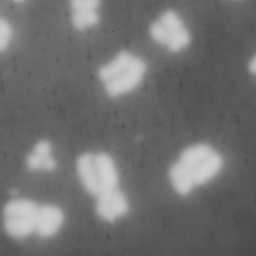
%> input picture chro.bmp, 256 x 256 px
$ octave HistogramThresholding.m   (GNU Octave 9; MATLAB toolbox functions it lacks are replaced by stand-ins)
%> lines starting %> are read from the running program, lines starting %| are printed output that depends on the picture; in (x1, y1, x2, y2) boxes, pixels count from 0 and x2, y2 are one past the last pixel; in counts of white or black regions, pixels touching at a corner belong together; the program's own positions count from 1
%% Bipul Mohanto
% Color in Informatics and MEdia Technology
% contact: bipul.mohanto@yahoo.com
% LinkedIn: https://www.linkedin.com/in/mohantobipul

%% histogram

clear all
close all
clc

I=imread('chro.bmp');
%> I is the input picture: size 256x256 uint8; min 71, max 210, mean 112.9
imshow(I);

% histogram
figure, imhist(I);
figure, imhist(I,64);

% moments
mean2(I)
%> ans = 112.9
std2(I)
%> ans = 28.4
median(I(:))
%> ans = 100

%Influence of some functions
J=imrotate(I,90);
figure, imhist(J);
clear J;
K=imcomplement(I);
figure, imhist(K);
clear K;

% cumulative histogram
HC=cumsum(imhist(I));
%> HC = 256 values from 0 to 65536
max(find(HC<(size(I,1)*size(I,2))/2))
%> ans = 100

% histogram stretching
minI=min(I(:));
%> minI = 71
maxI=max(I(:));
%> maxI = 210

a=double(255)/double(maxI-minI);
%> a = 1.83
b=-a*double(minI);
%> b = -130.3
lut=uint8(a*(0:255)+b)
%> lut = 256 values from 0 to 255
J=lut(I+1);
figure, imshow(J);

J1=imadjust(I);
figure, imshow(J1);
J2=imadjust(I,[double(minI)/255; double(maxI)/255],[0 1]);
figure, imshow(J2);

%% equalization
clear all;
close all;
clc;

J=imread('elaineDark.jpg');
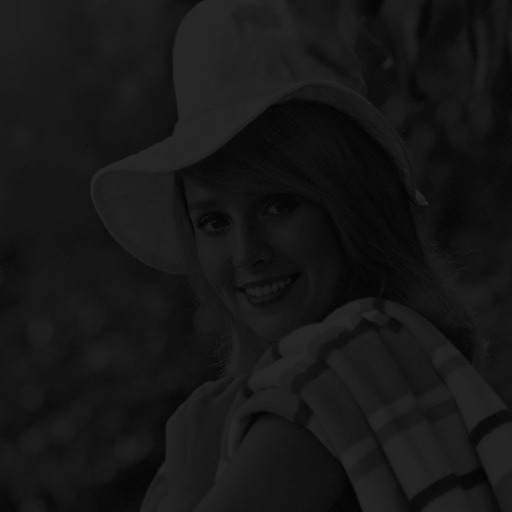
%> input picture elaineDark.jpg, 512 x 512 px
%> J is the input picture: size 512x512 uint8; min 2, max 42, mean 22.5
K=histeq(J,256);
%> K: size 512x512 uint8
L=imread('elaineLight.jpg');
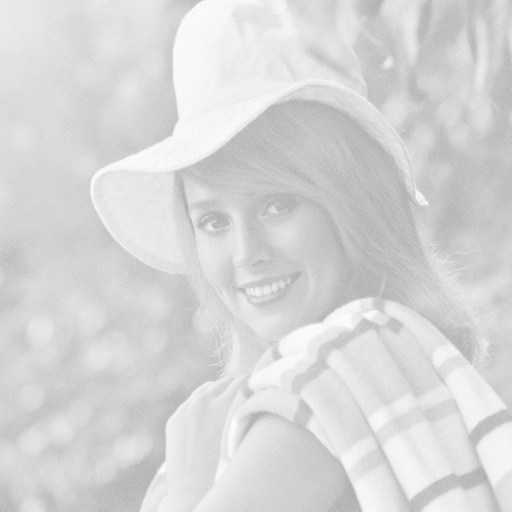
%> input picture elaineLight.jpg, 512 x 512 px
%> L is the input picture: size 512x512 uint8; min 172, max 254, mean 214.6
M=histeq(L,256);

subplot(4,2,1); imshow(J);
subplot(4,2,2); imhist(J);
subplot(4,2,3); imshow(K);
subplot(4,2,4); imhist(K);
subplot(4,2,5); imshow(L);
subplot(4,2,6); imhist(L);
subplot(4,2,7); imshow(M);
subplot(4,2,8); imhist(M);

%% color equalization

clear all;
close all;
clc;

I=imread('rocks.jpg');
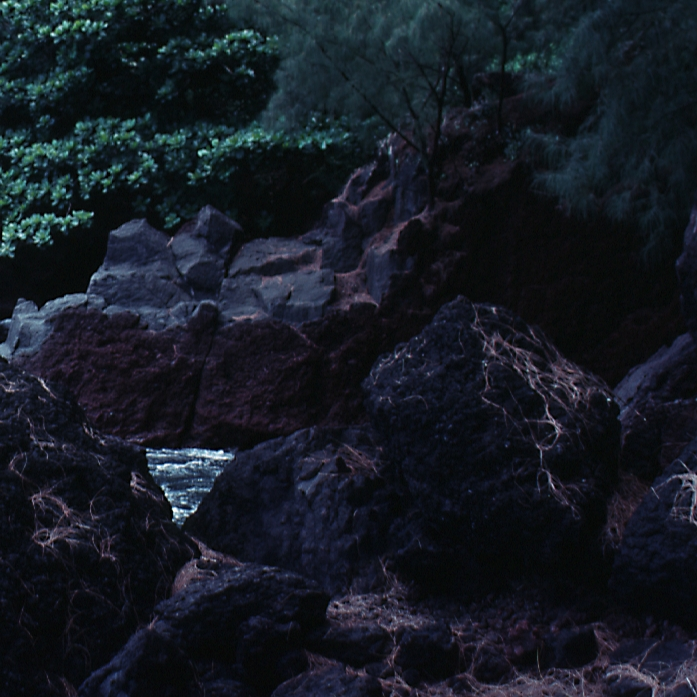
%> input picture rocks.jpg, 697 x 697 px
%> I is the input picture: size 697x697x3 uint8; mean R, G, B 21.9, 27.4, 36
PR=I(:,:,1);
PRE=histeq(PR);
PV=I(:,:,2);
PVE=histeq(PV);
PB=I(:,:,3);
PBE=histeq(PB);
subplot(1,2,1); imshow(I);
IE=cat(3,PRE,PVE,PBE);
subplot(1,2,2); imshow(IE);

%% thresholding

clear all
close all
clc

I=imread('gdr.bmp');
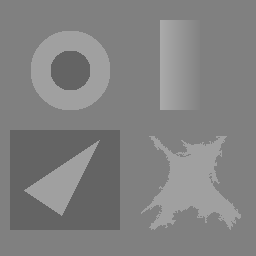
%> input picture gdr.bmp, 256 x 256 px
%> I is the input picture: size 256x256 uint8; min 100, max 170, mean 129.8
imshow(I);

value=165;
BW=im2bw(I,value/255);
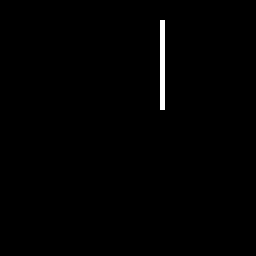
%> BW: size 256x256 logical; 0.69% white; 1 white region, box (x1, y1, x2, y2) and area: (160, 20, 165, 110) 450
figure, imshow(BW);

%% Otsu's method

clear all
close all
clc

I=imread('chro.bmp');
imshow(I);

value = graythresh(I);
%> value = 0.545
uint8(value*255)
%> ans = 139
BW = im2bw(I,value);
%> BW: size 256x256 logical; 16.7% white; 10 white regions, largest, box (x1, y1, x2, y2) and area: (76, 152, 129, 222) 2380, (4, 197, 64, 239) 1989, (169, 143, 224, 196) 1887
figure, imshow(BW)

minI=min(I(:));
maxI=max(I(:));
J=imadjust(I,[double(minI)/255; double(maxI)/255],[0 1]);

value = graythresh(J);
%> value = 0.492
uint8(value*255)
%> ans = 126
BW1 = im2bw(J,value);
figure, imshow(BW1)

DIF=max(BW1-BW,BW-BW1);
%> DIF: size 256x256 double; every value is 0
figure, imshow(DIF,[]);

K=histeq(I,256);
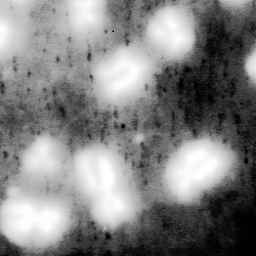
%> K: size 256x256 uint8; min 0, max 255, mean 129.9

value = graythresh(K);
%> value = 0.473
uint8(value*255)
%> ans = 121
BW2 = im2bw(K,value);
%> BW2: size 256x256 logical; 54.9% white; 86 black regions (73 under 20 px), largest, box (x1, y1, x2, y2) and area: (0, 0, 256, 256) 27918, (109, 0, 165, 45) 917, (0, 150, 12, 169) 119
figure, imshow(BW2)

DIF2=max(BW2-BW,BW-BW2);
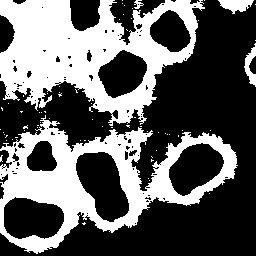
%> DIF2: size 256x256 double; values 0 (black) and 1 (white), 38.2% white; 67 white regions (62 under 20 px), largest, box (x1, y1, x2, y2) and area: (0, 0, 205, 126) 13132, (0, 115, 238, 254) 11200, (218, 0, 254, 14) 310, (244, 43, 256, 87) 241, (134, 0, 144, 9) 47
figure, imshow(DIF2,[]);
